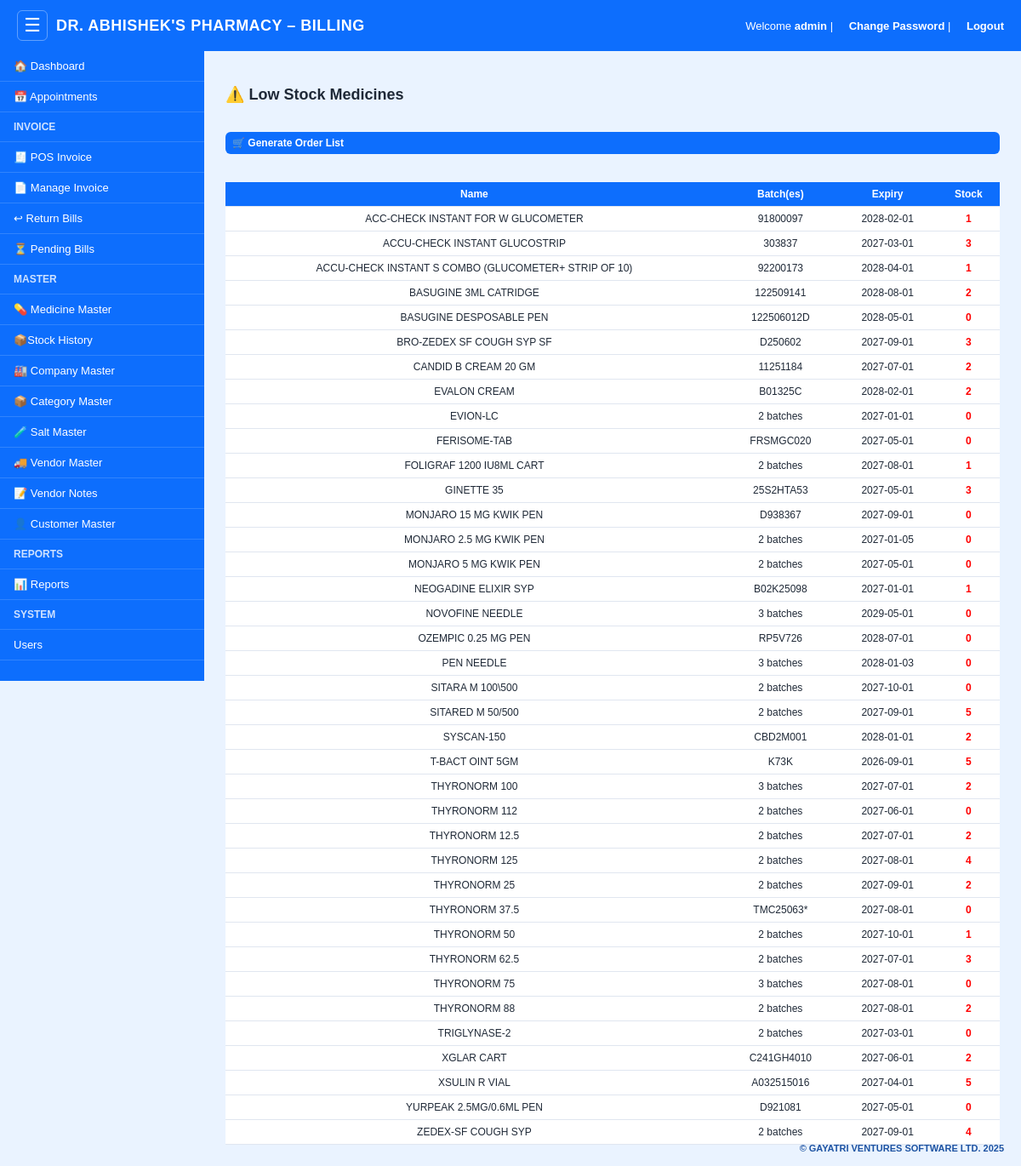
The page /low-stock (signed in) on the database its author committed.
### models.py (models this page shows)
class Medicine(db.Model):
    __tablename__ = "medicine"
    id = db.Column(db.Integer, primary_key=True)
    name = db.Column(db.String(150), nullable=False)
    composition = db.Column(db.String(255))
    company = db.Column(db.String(150))
    pack_type = db.Column(db.String(50))
    pack_qty = db.Column(db.Integer)
    batch = db.Column(db.String(50), nullable=False)
    expiry = db.Column(db.String(10), nullable=False)
    mrp = db.Column(db.Float, nullable=False)
    qty = db.Column(db.Integer, default=0)
    discount_percent = db.Column(db.Integer, default=0)
    created_at = db.Column(db.DateTime, default=datetime.utcnow)

### app.py (the view)
@app.route("/low-stock")
@login_required
def low_stock():
    medicines = get_low_stock_items(limit=LOW_STOCK_LIMIT)
    return render_template("low_stock.html", medicines=medicines)

### app.py (called while the page is built)
def to_int(val):
    return int(val) if val not in (None, "", " ") else 0

def to_float(val):
    return float(val) if val not in (None, "", " ") else 0.0

def login_required(f):
    @wraps(f)
    def w(*args, **kwargs):
        if not session.get("user_id"):
            return redirect("/login")
        return f(*args, **kwargs)
    return w

### templates/low_stock.html
{% extends "base.html" %}
{% block body %}
<h2>⚠️ Low Stock Medicines</h2>
<a href="/order-list" class="btn btn-primary" style="margin-bottom:15px;">
    🛒 Generate Order List
</a>
<table class="table table-bordered">
    <tr>
        <th>Name</th>
        <th>Batch(es)</th>
        <th>Expiry</th>
        <th>Stock</th>
    </tr>
    {% for m in medicines %}
    <tr>
        <td>{{ m.name }}</td>
        <td>{{ m.batch }}</td>
        <td>{{ m.expiry }}</td>
        <td style="color:red;font-weight:bold">{{ m.qty }}</td>
    </tr>
    {% endfor %}
</table>
{% endblock %}

### templates/base.html (style rules this page uses)
* { box-sizing: border-box; }
body { margin: 0; font-family: Arial, sans-serif; background: #eaf3ff; }
:root { --primary: #0d6efd; --primary-dark: #084298; --success: #198754; --danger: #dc3545; --warning: #ffc107; --muted: #6c757d; --bg: #eaf3ff; --card: #ffffff; --border: #d9e2ef; --shadow: 0 2px 10px rgba(13, 110, 253, 0.12); --text: #1f2937; }
body { background: var(--bg); color: var(--text); }
.content table { width: 100%; border-collapse: collapse; background: var(--card); }
.content th, .content td { padding: 10px 12px; border-bottom: 1px solid #e0e6f0; text-align: center; font-size: 14px; }
.content th { background: var(--primary); color: #fff; font-weight: 700; }
.btn, .add-btn, .btn-add, .btn-edit, .btn-pass, .btn-del, .restore, .delete { display: inline-block; padding: 8px 14px; border-radius: 6px; text-decoration: none; font-size: 14px; font-weight: 600; border: none; cursor: pointer; }
.btn, .btn-primary, .btn-edit { background: var(--primary); color: #fff; }
.content h2 { font-size: 18px !important; }
.content p, .content li, .content label, .content span, .content a, .content td, .content th, .content small, .content strong, .content b, .content input:not([type="checkbox"]):not([type="radio"]), .content select, .content textarea, .content button, .content .btn, .content .add-btn, .content .btn-add, .content .btn-edit, .content .btn-pass, .content .btn-del, .content .filter-btn, .content .delete-btn { font-size: 12px !important; }
.content th, .content td { padding: 7px 8px !important; }
.content input:not([type="checkbox"]):not([type="radio"]), .content select, .content textarea, .content button, .content .btn { padding: 6px 8px !important; }

### rows shown on the page
Medicine: name "ACC-CHECK INSTANT FOR W GLUCOMETER", batch "91800097", expiry "2028-02-01", qty "1"
Medicine: name "ACCU-CHECK INSTANT GLUCOSTRIP", batch "303837", expiry "2027-03-01", qty "3"
Medicine: name "ACCU-CHECK INSTANT S COMBO (GLUCOMETER+ STRIP OF 10)", batch "92200173", expiry "2028-04-01", qty "1"
Medicine: name "BASUGINE 3ML CATRIDGE", batch "122509141", expiry "2028-08-01", qty "2"
Medicine: name "BASUGINE DESPOSABLE PEN", batch "122506012D", expiry "2028-05-01", qty "0"
Medicine: name "BRO-ZEDEX SF COUGH SYP SF", batch "D250602", expiry "2027-09-01", qty "3"
Medicine: name "CANDID B CREAM 20 GM", batch "11251184", expiry "2027-07-01", qty "2"
Medicine: name "EVALON CREAM", batch "B01325C", expiry "2028-02-01", qty "2"
Medicine: name "EVION-LC", batch "2 batches", expiry "2027-01-01", qty "0"
Medicine: name "FERISOME-TAB", batch "FRSMGC020", expiry "2027-05-01", qty "0"
Medicine: name "FOLIGRAF 1200 IU8ML CART", batch "2 batches", expiry "2027-08-01", qty "1"
Medicine: name "GINETTE 35", batch "25S2HTA53", expiry "2027-05-01", qty "3"
Medicine: name "MONJARO 15 MG KWIK PEN", batch "D938367", expiry "2027-09-01", qty "0"
Medicine: name "MONJARO 2.5 MG KWIK PEN", batch "2 batches", expiry "2027-01-05", qty "0"
Medicine: name "MONJARO 5 MG KWIK PEN", batch "2 batches", expiry "2027-05-01", qty "0"
Medicine: name "NEOGADINE ELIXIR SYP", batch "B02K25098", expiry "2027-01-01", qty "1"
Medicine: name "NOVOFINE NEEDLE", batch "3 batches", expiry "2029-05-01", qty "0"
Medicine: name "OZEMPIC 0.25 MG PEN", batch "RP5V726", expiry "2028-07-01", qty "0"
Medicine: name "PEN NEEDLE", batch "3 batches", expiry "2028-01-03", qty "0"
Medicine: name "SITARA M 100\\500", batch "2 batches", expiry "2027-10-01", qty "0"
Medicine: name "SITARED M 50/500", batch "2 batches", expiry "2027-09-01", qty "5"
Medicine: name "SYSCAN-150", batch "CBD2M001", expiry "2028-01-01", qty "2"
Medicine: name "T-BACT OINT 5GM", batch "K73K", expiry "2026-09-01", qty "5"
Medicine: name "THYRONORM 100", batch "3 batches", expiry "2027-07-01", qty "2"
Medicine: name "THYRONORM 112", batch "2 batches", expiry "2027-06-01", qty "0"
Medicine: name "THYRONORM 12.5", batch "2 batches", expiry "2027-07-01", qty "2"
Medicine: name "THYRONORM 125", batch "2 batches", expiry "2027-08-01", qty "4"
Medicine: name "THYRONORM 25", batch "2 batches", expiry "2027-09-01", qty "2"
Medicine: name "THYRONORM 37.5", batch "TMC25063*", expiry "2027-08-01", qty "0"
Medicine: name "THYRONORM 50", batch "2 batches", expiry "2027-10-01", qty "1"
Medicine: name "THYRONORM 62.5", batch "2 batches", expiry "2027-07-01", qty "3"
Medicine: name "THYRONORM 75", batch "3 batches", expiry "2027-08-01", qty "0"
Medicine: name "THYRONORM 88", batch "2 batches", expiry "2027-08-01", qty "2"
Medicine: name "TRIGLYNASE-2", batch "2 batches", expiry "2027-03-01", qty "0"
Medicine: name "XGLAR CART", batch "C241GH4010", expiry "2027-06-01", qty "2"
Medicine: name "XSULIN R VIAL", batch "A032515016", expiry "2027-04-01", qty "5"
Medicine: name "YURPEAK 2.5MG/0.6ML PEN", batch "D921081", expiry "2027-05-01", qty "0"
Medicine: name "ZEDEX-SF COUGH SYP", batch "2 batches", expiry "2027-09-01", qty "4"

### other values the page prints
{{ session.get("username") }} "admin"
